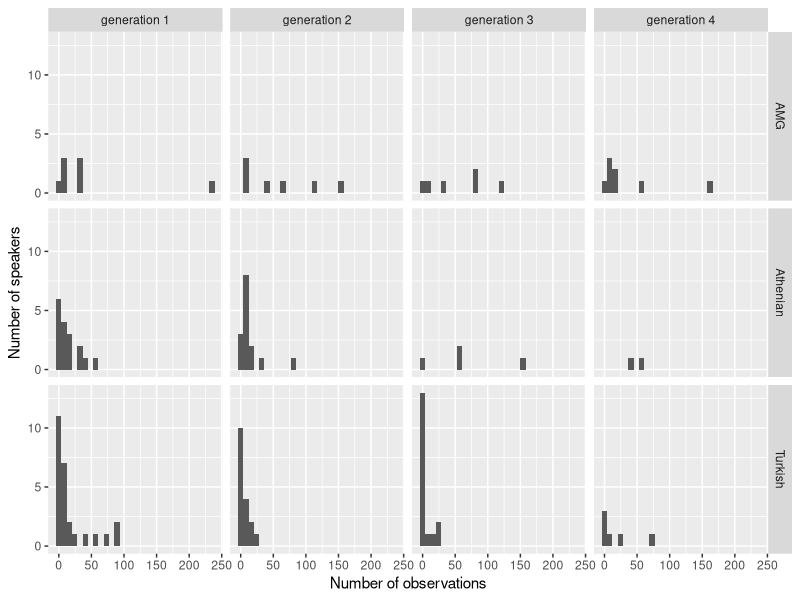

R code for this plot:
library(dplyr)
library(magrittr)
library(ggplot2)


df <- readxl::read_xlsx("../data/9May2021_diachronic_CORRECTED.xlsx")

# head(df) %>% as.data.frame()

df$troughFromVstart <- ifelse(is.na(df$corrected_troughFromVstart), df$troughFromVstart, df$corrected_troughFromVstart)
df$troughFromVend <- ifelse(is.na(df$corrected_troughFromVend), df$troughFromVend, df$corrected_troughFromVend)
df$troughtime <- ifelse(is.na(df$corrected_troughtime), df$troughtime, df$corrected_troughtime)

#df %<>% dplyr::select(-`...24`, -`...25`, -`...26`, -`...27`)
df %<>% dplyr::rename(generation4 = `generation4...19`, generation4_numeric = `generation4...18`)

#xtabs(~df$generation4+df$generation4_numeric)
# df %<>% subset(generation4 %in% c("gen1","gen2","gen3","gen4") )

# there are still errors in the character representation of the generation: Use the numeric one instead
# x <- df %>% subset( paste0("gen", generation4_numeric) != generation4 )
# x %>% dplyr::select(filename, generation4, generation4_numeric)
df$generation4 <- paste("generation", df$generation4_numeric)

# plot a histogram of number of observations per speaker
length(unique(df$participant))
df %>% group_by(participant, generation4, dialectname) %>% dplyr::summarise(N=n()) %>% ggplot(aes(N)) + geom_histogram() + ylab("Number of speakers") + xlab("Number of observations") + facet_grid(dialectname~generation4)

# # by-observation histogram of the variable with the highest degree of bi-modality 
# df %>% subset(troughFromVend < 50 & troughFromVend > -50) %>% ggplot(aes(troughFromVend)) +geom_histogram()+facet_grid(dialectname~generation4)

## no need for by-speakers histograms, since speakers exhibit substantial variation from utterance to utterance, and the assumption we're modeling
## is that *utterances* come from a bimodal distribution
## # by-participant histogram of the averages of the variable with the highest degree of bi-modality 
## df %>% group_by(participant, generation4, dialectname) %>% dplyr::summarise(troughFromVend = mean(troughFromVend)) %>% 
##         ggplot(aes(troughFromVend)) +geom_histogram()+facet_grid(dialectname~generation4)

# set group ids for Athenian (-1), AMG (0), Turkish (1) to be used in the mixture analysis 
df %<>% dplyr::select(-group)
contr_group <- data.frame(dialectname=c('Athenian','AMG','Turkish'), group=c(-1, 0, 1))
df %<>% left_join(contr_group)

# df_contr_generation <- data.frame(generation4 = c("generation 1", "generation 2", "generation 3", "generation 4"),
#                                   cGen_2m1 = c(-3/4,  1/4,  1/4,  1/4),
#                                   cGen_3m2 = c(-2/4, -2/4,  2/4,  2/4),
#                                   cGen_4m3 = c(-1/4, -1/4, -1/4,  3/4))
# df %<>% left_join( df_contr_generation )
# 
# df_contr_dialect <- data.frame(dialectname = c('Athenian', 'AMG', 'Turkish'),
#                                cDialect_AMGmATH = c(-2/3,  1/3,  1/3),
#                                cDialect_TRmAMG = c(-1/3,  -1/3,  2/3)
#                                )
# df %<>% left_join( df_contr_dialect )

# # set generation contrasts
# df %<>% dplyr::select(-cdGen1, -cdGen2, -cdGen3, -cdGen4)
# df_contr_generation_dummy <- data.frame(generation4 = c("generation 1", "generation 2", "generation 3", "generation 4"),
#                                         cdGen1 = c(1, 0, 0, 0),
#                                         cdGen2 = c(0, 1, 0, 0),
#                                         cdGen3 = c(0, 0, 1, 0),
#                                         cdGen4 = c(0, 0, 0, 1)
#                                         )
# df %<>% left_join( df_contr_generation_dummy )

df$participant %<>% as.factor()

df$isAMG <- as.integer(df$dialectname == "AMG")
df$cAMG <- (df$dialectname == "AMG") - 0.5

head(df) %>% as.data.frame()
df_clean <- df %>% select( filename, rec_year, speaker=participant, gender=`gender...15`, 
                           dialect = dialectname, generation=generation4, 
                           tau = troughFromVend, c1, c2, c3, c4)

saveRDS(df_clean, file = "../data/data_mix.rds")
